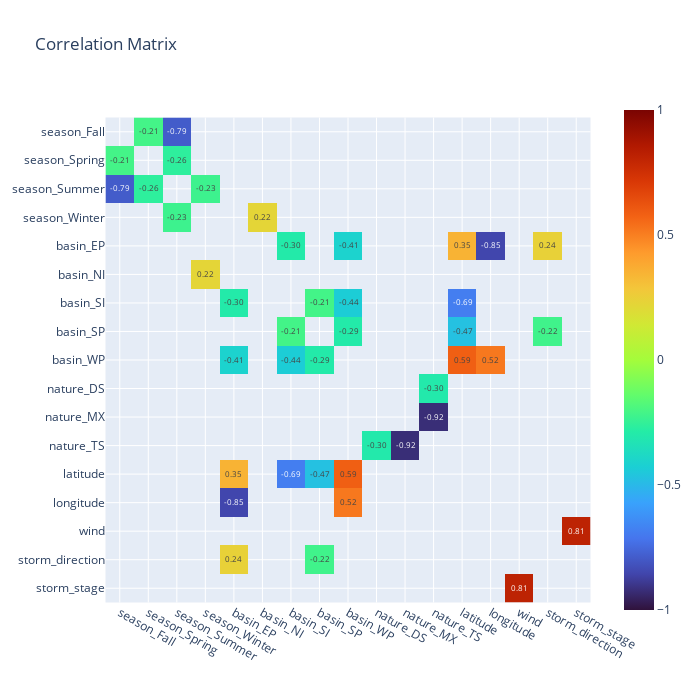

The notebook cell saved with this chart:
### Code cell
# Correlation matrix + heatmap using Plotly for the transformed data
# Checking the correlations to check our hypothesis before using the data with the ML Model
cm_df = encoded_df.corr()
cm_df = cm_df[((cm_df >= 0.2) | (cm_df <= -0.2)) & (cm_df != 1.00)]
cm_df = cm_df.dropna(how="all", axis=0).dropna(how="all", axis=1)

fig = px.imshow(
    cm_df,
    text_auto=".2f",
    zmin=-1,
    zmax=1,
    color_continuous_scale=px.colors.sequential.Turbo,
    title="Correlation Matrix Heatmap",
)

# Layout and show
fig.update_layout(
    title="Correlation Matrix",
    autosize=False,
    width=700,
    height=700,
)
fig.show()

### Figure 1 — Plotly figure (JSON) as saved in the notebook; plotly's stock layout.template omitted (floating-point values rounded to 4 significant figures; data arrays with more than 128 entries replaced by an {"elided": "..."} marker saying what was removed)
{"data": [{"coloraxis": "coloraxis", "hovertemplate": "x: %{x}<br>y: %{y}<br>color: %{z}<extra></extra>", "name": "0", "texttemplate": "%{z:.2f}", "type": "heatmap", "x": ["season_Fall", "season_Spring", "season_Summer", "season_Winter", "basin_EP", "basin_NI", "basin_SI", "basin_SP", "basin_WP", "nature_DS", "nature_MX", "nature_TS", "latitude", "longitude", "wind", "storm_direction", "storm_stage"], "xaxis": "x", "y": ["season_Fall", "season_Spring", "season_Summer", "season_Winter", "basin_EP", "basin_NI", "basin_SI", "basin_SP", "basin_WP", "nature_DS", "nature_MX", "nature_TS", "latitude", "longitude", "wind", "storm_direction", "storm_stage"], "yaxis": "y", "z": {"elided": "17x17 float values"}}], "layout": {"autosize": false, "coloraxis": {"cmax": 1, "cmin": -1, "colorscale": [[0, "#30123b"], [0.07143, "#4145ab"], [0.1429, "#4675ed"], [0.2143, "#39a2fc"], [0.2857, "#1bcfd4"], [0.3571, "#24eca6"], [0.4286, "#61fc6c"], [0.5, "#a4fc3b"], [0.5714, "#d1e834"], [0.6429, "#f3c63a"], [0.7143, "#fe9b2d"], [0.7857, "#f36315"], [0.8571, "#d93806"], [0.9286, "#b11901"], [1, "#7a0402"]]}, "height": 700, "title": {"text": "Correlation Matrix"}, "width": 700, "xaxis": {"anchor": "y", "autorange": true, "constrain": "domain", "domain": [0, 1], "range": [-0.5, 16.5], "scaleanchor": "y", "type": "category"}, "yaxis": {"anchor": "x", "autorange": true, "constrain": "domain", "domain": [0.03365, 0.9663], "range": [16.5, -0.5], "type": "category"}}}
